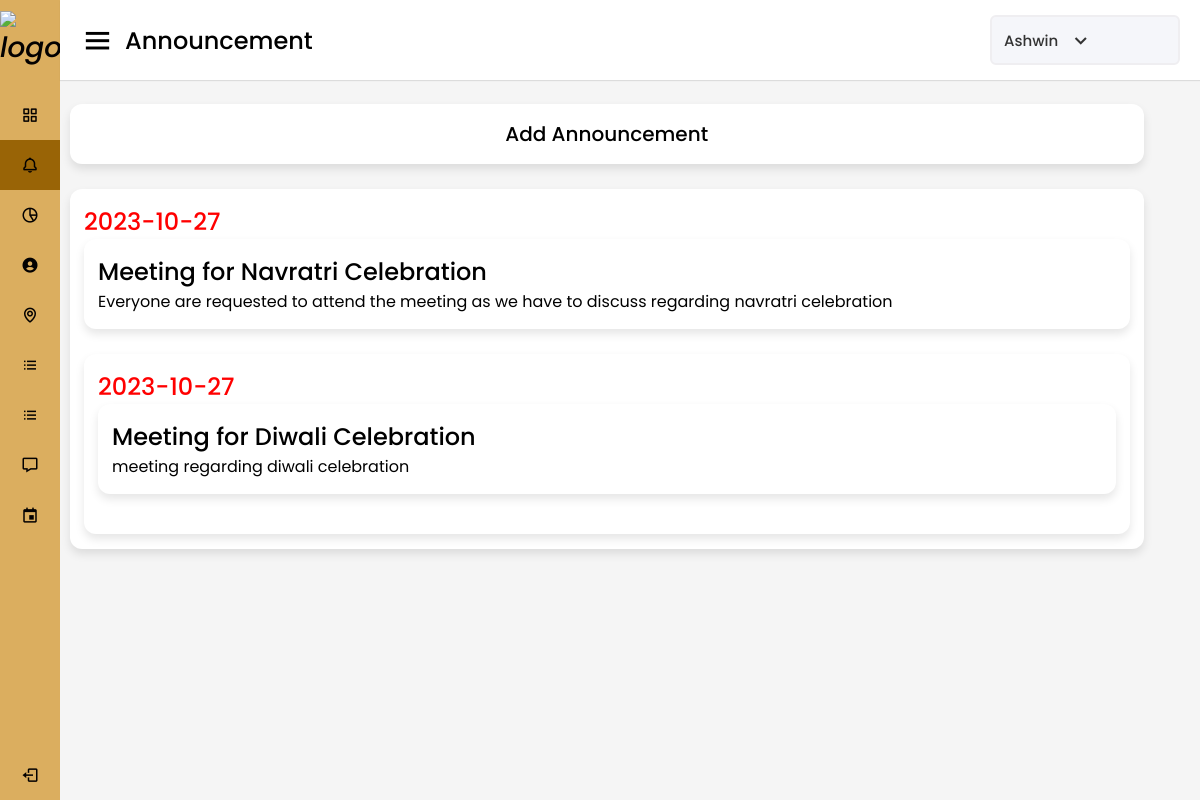
The page /admin/Announcement/admin_annou.php (signed in) on the database its author committed.
### tables this page shows
CREATE TABLE `announcement` (
  `announcement_id` int(11) NOT NULL,
  `announcement_subject` varchar(250) NOT NULL,
  `announcement_text` text NOT NULL,
  `announcement_status` int(1) NOT NULL,
  `created_at` date DEFAULT current_timestamp()
);

### admin/Announcement/connection.php (called while the page is built)
<?php
Class Connection
  {
    public PDO $pdo;
    public function __construct()
    {
            $this->pdo =new PDO('mysql:server=localhost;dbname=hms', 'root', '');
            $this->pdo->setAttribute(PDO::ATTR_ERRMODE, PDO::ERRMODE_EXCEPTION);
    }
    public function getannouncements()
    {
            $statement=$this->pdo->prepare("SELECT * FROM announcement ORDER BY created_at DESC");
            $statement->execute();
            return $statement->fetchAll(PDO::FETCH_ASSOC);
    }
}
return new Connection();

### admin/Announcement/admin_annou.php (the view, shortened to what this page needs)
<?php
  require_once("Connection.php");
  $connection = new Connection();
$announcements= $connection ->getannouncements();
?>
<!DOCTYPE html>
<html lang="en" dir="ltr">
<head>
    <link rel="stylesheet" href="admin_annou.css">
    <link href='https://unpkg.com/boxicons@2.0.7/css/boxicons.min.css' rel='stylesheet'>
</head>
<body>
    <div class="sidebar">
        <div class="logo-details">
            <i><img src="1.png" alt="logo" width="80px" height="80px"></i>
            <span class="logo_name">HMS</span>
        </div>
        <ul class="nav-links">
            <li>
                <a href="../Dashboard/admin.php">
                    <i class='bx bx-grid-alt'></i>
                    <span class="links_name">Dashboard</span>
                </a>
            </li>
            <li>
                <a href="admin_annou.php" class="active">
                    <i class='bx bx-bell'></i>
                    <span class="links_name">Announcement</span>
                </a>
            </li>
            <li>
                <a href="../Bill/index.php">
                    <i class='bx bx-pie-chart-alt-2'></i>
                    <span class="links_name">Maintainence Bill</span>
                </a>
            </li>
            <li>
                <a href="../Home_Services/home_ser.php">
                    <i class='bx bxs-user-circle'></i>
                    <span class="links_name">Home Services</span>
                </a>
            </li>
            <li>
                <a href="../Neighbourhood/admin_neigh.php">
                    <i class='bx bx-map'></i>
                    <span class="links_name">Neighbourhood</span>
                </a>
            </li>
            <li>
                <a href="../Members/index.php">
                    <i class='bx bx-list-ul'></i>
                    <span class="links_name">Members</span>
                </a>
            </li>
            <li>
                <a href="../Members/staff/index.php">
                    <i class='bx bx-list-ul'></i>
                    <span class="links_name">Staff</span>
                </a>
            </li>
            <li>
                <a href="https://discord.gg/ytmJWCjyHZ" target="_blank">
                    <i class='bx bx-message'></i>
                    <span class="links_name">Chat Box</span>
                </a>
            </li>
            <li>
                <a href="../Event_calender/admin_event.php">
                    <i class='bx bx-calendar-event'></i>
                    <span class="links_name">Events</span>
                </a>
            </li>
            <li class="log_out">
                <a href="../../logout.php">
                    <i class='bx bx-log-out'></i>
                    <span class="links_name">Log out</span>
                </a>
            </li>
        </ul>
    </div>
    <section class="home-section">
        <nav>
            <div class="sidebar-button">
                <i class='bx bx-menu sidebarBtn'></i>
                <span class="Announcement">Announcement</span>
            </div>
            <div class="profile-details">
                <span class="admin_name"><?php echo $_SESSION["username"]; ?></span>
                <i class='bx bx-chevron-down'></i>
            </div>
        </nav>
        <div class="home-content">
            <div class="content-box">
                <div class="day" id="add-day">
                    <a href="#modalDialog" class="add-announce" id="mbtn" >
                        <div class="add-announce-box">
                            Add Announcement
                        </div>
                    </a>
                </div><br>
                <?php foreach ($announcements as $announcement): ?>
                <div class="day">
                    <div class="title"><?php echo $announcement['created_at']?></div>
                    <div class="announce">
                        <div class="annou-title"><?php echo $announcement['announcement_subject']?></div>
                        <?php echo $announcement['announcement_text']?>
                    </div>
                    <br>
                <?php endforeach; ?>
            </div>
        </div>
    </div>
    </section>
    <link rel="stylesheet" href="style.css">
</body>
</html>

### admin/Announcement/admin_annou.css (style rules this page uses)
* { margin: 0; padding: 0; box-sizing: border-box; font-family: "Poppins", sans-serif; }
.sidebar { position: fixed; height: 100%; width: 240px; background: #dbae5f; transition: all 0.5s ease; }
.sidebar .logo-details { height: 80px; display: flex; align-items: center; }
.sidebar .logo-details i { font-size: 28px; font-weight: 500; color: rgb(3, 1, 1); min-width: 60px; text-align: center; }
.sidebar .logo-details .logo_name { color: rgb(3, 1, 1); font-size: 24px; font-weight: 500; }
.sidebar .nav-links { margin-top: 10px; }
.sidebar .nav-links li { position: relative; list-style: none; height: 50px; }
.sidebar .nav-links li a { height: 100%; width: 100%; display: flex; align-items: center; text-decoration: none; transition: all 0.4s ease; }
.sidebar .nav-links li a.active { background: #996406; }
.sidebar .nav-links li i { min-width: 60px; text-align: center; font-size: 18px; color: rgb(3, 1, 1); }
.sidebar .nav-links li a .links_name { color: rgb(3, 1, 1); font-size: 15px; font-weight: 400; white-space: nowrap; }
.sidebar .nav-links .log_out { position: absolute; bottom: 0; width: 100%; }
.home-section { position: relative; background: #f5f5f5; min-height: 100vh; width: calc(100% - 240px); left: 240px; transition: all 0.5s ease; }
.home-section nav { display: flex; justify-content: space-between; height: 80px; background: #fff; display: flex; align-items: center; position: fixed; width: calc(100% - 240px); left: 240px; z-index: 100; padding: 0 20px; box-shadow: 0 1px 1px rgba(0, 0, 0, 0.1); transition: all 0.5s ease; }
.home-section nav .sidebar-button { display: flex; align-items: center; font-size: 24px; font-weight: 500; }
nav .sidebar-button i { font-size: 35px; margin-right: 10px; }
.home-section nav .profile-details { display: flex; align-items: center; background: #f5f6fa; border: 2px solid #efeef1; border-radius: 6px; height: 50px; min-width: 190px; padding: 0 15px 0 2px; }
nav .profile-details .admin_name { font-size: 15px; font-weight: 500; color: #333; margin: 0 10px; white-space: nowrap; }
nav .profile-details i { font-size: 25px; color: #333; }
.home-section .home-content { position: relative; margin-left: 10px; padding-top: 104px; }
.home-content .content-box { display: flex-box; width: 95%; }
.home-content .content-box .day { border-radius: 12px; box-shadow: 0 5px 10px rgba(0, 0, 0, 0.1); background: #fff; padding: 15px 14px; }
.day .add-announce { text-decoration: none; color: black; font-size: 20px; font-weight: 500; }
.add-announce .add-announce-box { text-align: center; }
.day .title { font-size: 24px; font-weight: 500; color: #FF0000; }
.day .annou-title { font-size: 24px; font-weight: 500; }
.day .announce { border-radius: 12px; box-shadow: 0 5px 10px rgba(0, 0, 0, 0.1); background: #fff; padding: 15px 14px; transition: transform .5s; }
@media (max-width: 1240px) { .sidebar { width: 60px; } }
@media (max-width: 1240px) { .home-section { width: calc(100% - 60px); left: 60px; } }
@media (max-width: 1240px) { .home-section nav { width: calc(100% - 60px); left: 60px; } }

### rows shown on the page
announcement: created_at "2023-10-27", announcement_subject "Meeting for Navratri Celebration", announcement_text "Everyone are requested to attend the meeting as we have to discuss regarding navratri celebration"
announcement: created_at "2023-10-27", announcement_subject "Meeting for Diwali Celebration", announcement_text "meeting regarding diwali celebration"

### other values the page prints
$_SESSION["username"] "Ashwin"
